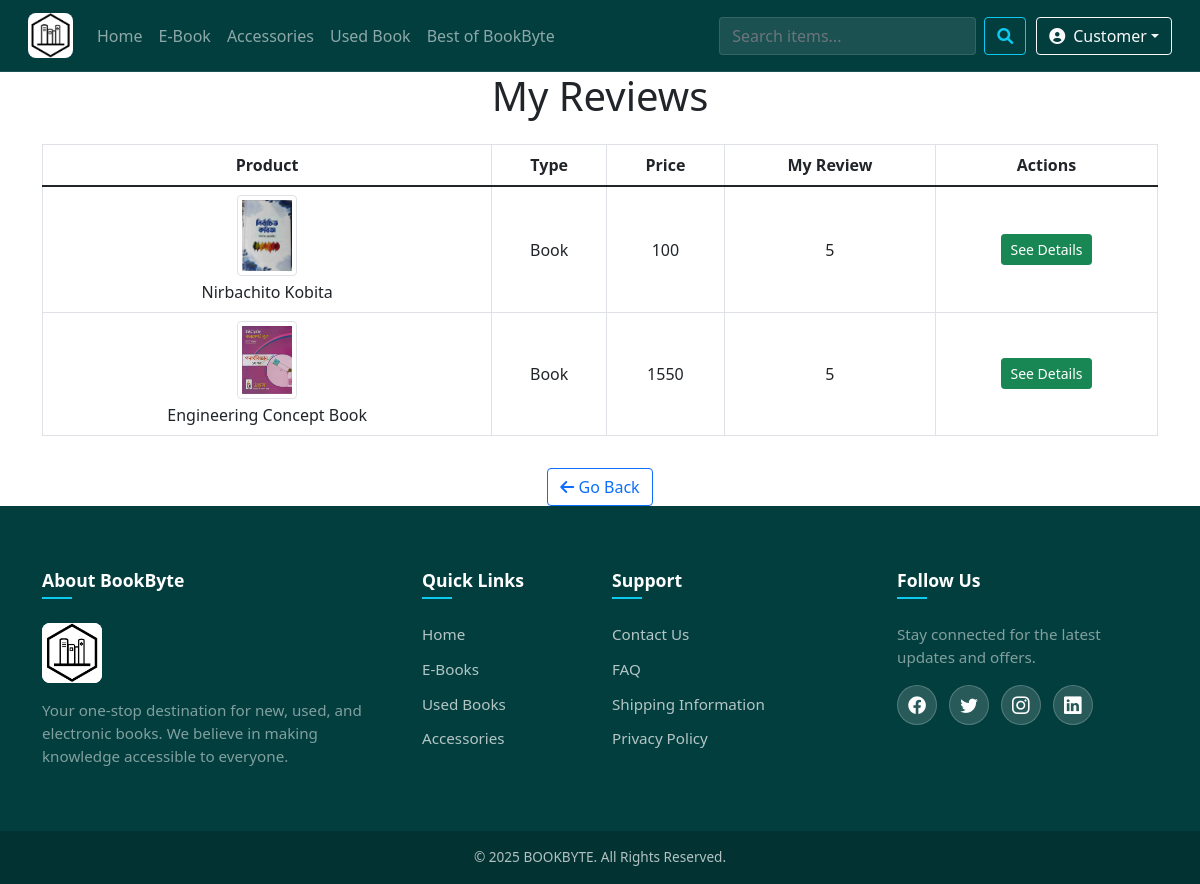
Screenshot of /my_reviews/ (signed in) with the database file from the repository.
### products/models.py (models this page shows, shortened)
class Review(models.Model):
    user = models.ForeignKey(User, on_delete=models.CASCADE)
    Book = models.ForeignKey(Book, on_delete=models.CASCADE, blank=True, null=True)
    acc = models.ForeignKey(Accessories, on_delete=models.CASCADE, blank=True, null=True)
    review = (('1', '1'), ('2', '2'), ('3', '3'), ('4', '4'), ('5', '5'))
    review_choice = models.CharField(max_length=100, choices=review, blank=True, null=True)
    date_time = models.DateTimeField(auto_now_add=True, blank=True, null=True)

class Book(models.Model):
    title = models.CharField(max_length=200)
    author = models.CharField(max_length=200)
    publisher = models.CharField(max_length=200)
    description = models.TextField(blank=True, null=True)
    category_type = (('Story', 'Story'), ('Fiction', 'Fiction'), ('Non-Fiction', 'Non-Fiction'), ('Novel', 'Novel'),
                     ('History', 'History'), ('Poetry', 'Poetry'), ('Cookbook', 'Cookbook'),
                     ('Drama', 'Drama'), ('Thriller', 'Thriller'), ('Biography', 'Biography'), ('Action', 'Action'),
                     ('Literature', 'Literature'), ('Adventure', 'Adventure'), ('Others', 'Others'))
    category = models.CharField(max_length=200, choices=category_type, blank=True, null=True)
    price = models.IntegerField(blank=True, null=True)
    quantity = models.IntegerField(blank=True, null=True)
    image = models.ImageField(upload_to='images/', blank=True, null=True, default='images/default.jpg')
    review_choice = models.ForeignKey('Review', on_delete= models.CASCADE, blank=True, null=True)
    type = (('New', 'New'), ('Used', 'Used'), ('Academic', 'Academic'), ('Admission', 'Admission'))
    type_choice = models.CharField(max_length=100, choices=type, blank=True, null=True)
    donated_by = models.ForeignKey(User, on_delete=models.SET_NULL, null=True, blank=True)
    date_time = models.DateTimeField(auto_now_add=True, blank=True, null=True)
    sales_count = models.IntegerField(default=0)
    average_rating = models.FloatField(default=0.0)

### user/views.py (the view)
# urls.py: path('my_reviews/', u_views.my_reviews, name = 'my_reviews'),
@login_required
def my_reviews(request):
    review_ins = Review.objects.filter(user=request.user)
    context = {'review_ins': review_ins}
    return render(request, template_name='my_reviews.html', context=context)

### user/templates/my_reviews.html
{% extends 'main_user.html' %}
{% load static %}
{% block content %}
<div class="container">
    <h1 class="text-center mb-4">My Reviews</h1>
    <div class="table-responsive">
        <table class="table table-bordered table-hover align-middle text-center">
            <thead class="thead-dark">
                <tr>
                    <th scope="col">Product</th>
                    <th scope="col">Type</th>
                    <th scope="col">Price</th>
                    <th scope="col">My Review</th>
                    <th scope="col">Actions</th>
                </tr>
            </thead>
            <tbody>
                {% for p in review_ins %}
                <tr>
                    <td>
                        {% if p.Book %}
                            <img src="{{ p.Book.image.url }}" alt="Book Image" class="img-thumbnail mb-1" width="60" height="60"><br>
                            {{ p.Book.title }}
                        {% elif p.acc %}
                            <img src="{{ p.acc.image.url }}" alt="Accessory Image" class="img-thumbnail mb-1" width="60" height="60"><br>
                            {{ p.acc.title }}
                        {% endif %}
                    </td>
                    <td>
                        {% if p.Book %} Book
                        {% elif p.acc %} Accessories
                        {% endif %}
                    </td>
                    <td>
                        {% if p.Book %} {{ p.Book.price }}
                        {% elif p.acc %} {{ p.acc.price }}
                        {% endif %}
                    </td>
                    <td>{{ p.review_choice }}</td>
                    <td>
                        {% if p.Book %}
                            <a href="{% url 'book_details_user' p.Book.id %}" class="btn btn-sm btn-success">See Details</a>
                        {% elif p.acc %}
                            <a href="{% url 'accessories_details_user' p.acc.id %}" class="btn btn-sm btn-success">See Details</a>
                        {% endif %}
                    </td>
                </tr>
                {% endfor %}
            </tbody>
        </table>
    </div>
    <div class="text-center mt-3">
        <a href="javascript:history.back()" class="btn btn-outline-primary">
            <i class="fas fa-arrow-left"></i> Go Back
        </a>
    </div>
</div>
{% endblock %}

### user/templates/navbar_user.html (shortened to what this page needs)
{% load static %}
<link href="https://cdnjs.cloudflare.com/ajax/libs/font-awesome/6.0.0-beta3/css/all.min.css" rel="stylesheet">
<link rel="stylesheet" href="{% static 'css/navbar.css' %}">
<nav class="navbar navbar-expand-lg navbar-dark custom-navbar sticky-top">
    <div class="container-fluid">
        <a class="navbar-brand" href="{% url 'home' %}">
            <img src="{% static 'images/images (1).png' %}" alt="Logo">
        </a>
        <div class="collapse navbar-collapse" id="navbarSupportedContent">
            <ul class="navbar-nav me-auto mb-2 mb-lg-0">
                <li class="nav-item">
                    <a class="nav-link {% if request.path == '/home/' %}active{% endif %}"
                        href="{% url 'home' %}">Home</a>
                </li>
                <li class="nav-item">
                    <a class="nav-link {% if request.path == '/ebook_user/' %}active{% endif %}"
                        href="{% url 'ebook_user' %}">E-Book</a>
                </li>
                <li class="nav-item">
                    <a class="nav-link {% if request.path == '/accessories_user/' %}active{% endif %}"
                        href="{% url 'accessories_user' %}">Accessories</a>
                </li>
                <li class="nav-item">
                    <a class="nav-link {% if request.path == '/usedBook_user/' %}active{% endif %}"
                        href="{% url 'usedBook_user' %}">Used Book</a>
                </li>
                <li class="nav-item">
                    <a class="nav-link {% if request.path == '/recommendation/' %}active{% endif %}"
                        href="{% url 'recommendation' %}">Best of BookByte</a>
                </li>
            </ul>
            <div class="d-flex align-items-center gap-3">
                <div id="search-wrapper" style="position: relative;">
                    <form class="d-flex" action="{% url 'search_user' %}" method="GET">
                        <input id="search-input" class="form-control me-2" type="search" name="q" placeholder="Search items..."
                            aria-label="Search" autocomplete="off">
                        <button class="btn btn-outline-info" type="submit">
                            <i class="fas fa-search"></i>
                        </button>
                    </form>
                </div>
            </div>
                <div class="dropdown" style="margin-left: 10px;">
                    <a href="#" class="btn btn-outline-light d-flex align-items-center dropdown-toggle"
                        id="profileDropdown" role="button" data-bs-toggle="dropdown" aria-expanded="false">
                        <i class="fas fa-user-circle me-2"></i>
                        {{ user.username }}
                    </a>
                </div>
            </div>
        </div>
</nav>

### static/css/navbar.css (style rules this page uses)
:root { --navbar-bg: #033E3E; --primary-accent: #0dcaf0; --primary-text-dark: #212529; --link-color: rgba(255, 255, 255, 0.8); --link-hover-color: #ffffff; }
.custom-navbar { background-color: var(--navbar-bg); padding: 0.5rem 1rem; backdrop-filter: blur(8px); -webkit-backdrop-filter: blur(8px); border-bottom: 1px solid rgba(255, 255, 255, 0.1); min-height: 70px; }
.navbar-brand img { height: 45px; width: auto; border-radius: 8px; transition: transform 0.3s ease; }
.nav-link { font-size: 1rem; font-weight: 500; color: var(--link-color); padding: 0.5rem 1rem; position: relative; transition: color 0.3s ease; }
.custom-navbar .form-control { background-color: rgba(255, 255, 255, 0.1); border: 1px solid rgba(255, 255, 255, 0.2); color: white; transition: all 0.3s ease; }

### static/css/footer.css (style rules this page uses)
:root { --footer-bg: #033E3E; --footer-text: rgba(255, 255, 255, 0.7); --footer-heading: #ffffff; --footer-link-hover: #0dcaf0; --footer-border: rgba(255, 255, 255, 0.1); }

### rows the page displays
Review: Book.image (picture), Book "Nirbachito Kobita", Book.price "100", review_choice "5", shows "See Details"
Review: Book.image (picture), Book "Engineering Concept Book", Book.price "1550", review_choice "5", shows "See Details"

### other values shown
{{ user.username }} "Customer"
